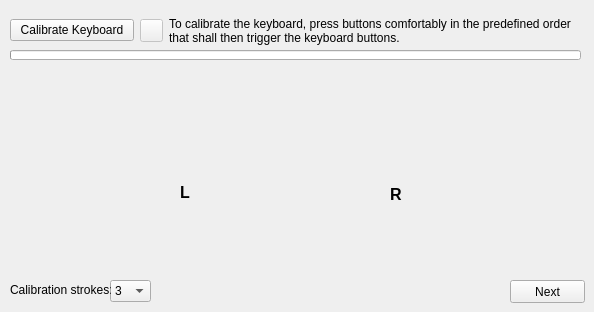
   <widget class="QWidget" name="keyboard">
    <attribute name="title">
     <string>Keyboard</string>
    </attribute>
    <widget class="PlotWidget" name="graphWidget_keyboard" native="true">
     <property name="geometry">
      <rect>
       <x>10</x>
       <y>70</y>
       <width>571</width>
       <height>201</height>
      </rect>
     </property>
    </widget>
    <widget class="QPushButton" name="pushButton_next_keyboard">
     <property name="geometry">
      <rect>
       <x>510</x>
       <y>280</y>
       <width>75</width>
       <height>23</height>
      </rect>
     </property>
     <property name="text">
      <string>Next</string>
     </property>
    </widget>
    <widget class="QWidget" name="horizontalLayoutWidget_3">
     <property name="geometry">
      <rect>
       <x>10</x>
       <y>10</y>
       <width>571</width>
       <height>41</height>
      </rect>
     </property>
     <layout class="QHBoxLayout" name="horizontalLayout_3">
      <item>
       <widget class="QPushButton" name="pushButton_calibrate_keyboard">
        <property name="maximumSize">
         <size>
          <width>151</width>
          <height>16777215</height>
         </size>
        </property>
        <property name="text">
         <string>Calibrate Keyboard</string>
        </property>
       </widget>
      </item>
      <item>
       <widget class="QPushButton" name="pushButton_export_keyboard">
        <property name="enabled">
         <bool>false</bool>
        </property>
        <property name="sizePolicy">
         <sizepolicy hsizetype="Fixed" vsizetype="Fixed">
          <horstretch>0</horstretch>
          <verstretch>0</verstretch>
         </sizepolicy>
        </property>
        <property name="maximumSize">
         <size>
          <width>23</width>
          <height>23</height>
         </size>
        </property>
        <property name="text">
         <string/>
        </property>
        <property name="icon">
         <iconset>
          <normaloff>Export.png</normaloff>Export.png</iconset>
        </property>
       </widget>
      </item>
      <item>
       <widget class="QLabel" name="label_16">
        <property name="sizePolicy">
         <sizepolicy hsizetype="Fixed" vsizetype="Preferred">
          <horstretch>0</horstretch>
          <verstretch>0</verstretch>
         </sizepolicy>
        </property>
        <property name="minimumSize">
         <size>
          <width>412</width>
          <height>0</height>
         </size>
        </property>
        <property name="text">
         <string>To calibrate the keyboard, press buttons comfortably in the predefined order that shall then trigger the keyboard buttons.</string>
        </property>
        <property name="wordWrap">
         <bool>true</bool>
        </property>
       </widget>
      </item>
     </layout>
    </widget>
    <widget class="QComboBox" name="comboBox_keyboard_calibration_stroke">
     <property name="geometry">
      <rect>
       <x>110</x>
       <y>280</y>
       <width>41</width>
       <height>22</height>
      </rect>
     </property>
     <item>
      <property name="text">
       <string>3</string>
      </property>
     </item>
     <item>
      <property name="text">
       <string>5</string>
      </property>
     </item>
     <item>
      <property name="text">
       <string>10</string>
      </property>
     </item>
     <item>
      <property name="text">
       <string>20</string>
      </property>
     </item>
    </widget>
    <widget class="QLabel" name="label_43">
     <property name="geometry">
      <rect>
       <x>10</x>
       <y>280</y>
       <width>101</width>
       <height>20</height>
      </rect>
     </property>
     <property name="text">
      <string>Calibration strokes:</string>
     </property>
    </widget>
    <widget class="QProgressBar" name="progressBar_keyboard">
     <property name="geometry">
      <rect>
       <x>10</x>
       <y>50</y>
       <width>571</width>
       <height>10</height>
      </rect>
     </property>
     <property name="value">
      <number>0</number>
     </property>
     <property name="textVisible">
      <bool>false</bool>
     </property>
    </widget>
    <widget class="QLabel" name="label_finger_marker_rp">
     <property name="enabled">
      <bool>false</bool>
     </property>
     <property name="geometry">
      <rect>
       <x>435</x>
       <y>144</y>
       <width>20</width>
       <height>20</height>
      </rect>
     </property>
     <property name="text">
      <string/>
     </property>
     <property name="pixmap">
      <pixmap>red_dot.png</pixmap>
     </property>
     <property name="scaledContents">
      <bool>true</bool>
     </property>
    </widget>
    <widget class="QLabel" name="label_finger_marker_lp">
     <property name="enabled">
      <bool>false</bool>
     </property>
     <property name="geometry">
      <rect>
       <x>125</x>
       <y>144</y>
       <width>20</width>
       <height>20</height>
      </rect>
     </property>
     <property name="text">
      <string/>
     </property>
     <property name="pixmap">
      <pixmap>red_dot.png</pixmap>
     </property>
     <property name="scaledContents">
      <bool>true</bool>
     </property>
    </widget>
    <widget class="QLabel" name="label_finger_marker_lr">
     <property name="enabled">
      <bool>false</bool>
     </property>
     <property name="geometry">
      <rect>
       <x>150</x>
       <y>118</y>
       <width>20</width>
       <height>20</height>
      </rect>
     </property>
     <property name="text">
      <string/>
     </property>
     <property name="pixmap">
      <pixmap>red_dot.png</pixmap>
     </property>
     <property name="scaledContents">
      <bool>true</bool>
     </property>
    </widget>
    <widget class="QLabel" name="label_finger_marker_rt">
     <property name="enabled">
      <bool>false</bool>
     </property>
     <property name="geometry">
      <rect>
       <x>325</x>
       <y>170</y>
       <width>20</width>
       <height>20</height>
      </rect>
     </property>
     <property name="text">
      <string/>
     </property>
     <property name="pixmap">
      <pixmap>red_dot.png</pixmap>
     </property>
     <property name="scaledContents">
      <bool>true</bool>
     </property>
    </widget>
    <widget class="QLabel" name="label_l">
     <property name="geometry">
      <rect>
       <x>180</x>
       <y>184</y>
       <width>26</width>
       <height>17</height>
      </rect>
     </property>
     <property name="font">
      <font>
       <pointsize>12</pointsize>
       <weight>75</weight>
       <bold>true</bold>
      </font>
     </property>
     <property name="text">
      <string>L</string>
     </property>
    </widget>
    <widget class="QLabel" name="label_hand_r">
     <property name="geometry">
      <rect>
       <x>330</x>
       <y>120</y>
       <width>120</width>
       <height>120</height>
      </rect>
     </property>
     <property name="text">
      <string/>
     </property>
     <property name="pixmap">
      <pixmap>Hand_R.png</pixmap>
     </property>
     <property name="scaledContents">
      <bool>true</bool>
     </property>
    </widget>
    <widget class="QLabel" name="label_finger_marker_rm">
     <property name="enabled">
      <bool>false</bool>
     </property>
     <property name="geometry">
      <rect>
       <x>390</x>
       <y>110</y>
       <width>20</width>
       <height>20</height>
      </rect>
     </property>
     <property name="text">
      <string/>
     </property>
     <property name="pixmap">
      <pixmap>red_dot.png</pixmap>
     </property>
     <property name="scaledContents">
      <bool>true</bool>
     </property>
    </widget>
    <widget class="QLabel" name="label_r">
     <property name="geometry">
      <rect>
       <x>390</x>
       <y>186</y>
       <width>26</width>
       <height>17</height>
      </rect>
     </property>
     <property name="font">
      <font>
       <pointsize>12</pointsize>
       <weight>75</weight>
       <bold>true</bold>
      </font>
     </property>
     <property name="text">
      <string>R</string>
     </property>
    </widget>
    <widget class="QLabel" name="label_finger_marker_lm">
     <property name="enabled">
      <bool>false</bool>
     </property>
     <property name="geometry">
      <rect>
       <x>170</x>
       <y>110</y>
       <width>20</width>
       <height>20</height>
      </rect>
     </property>
     <property name="text">
      <string/>
     </property>
     <property name="pixmap">
      <pixmap>red_dot.png</pixmap>
     </property>
     <property name="scaledContents">
      <bool>true</bool>
     </property>
    </widget>
    <widget class="QLabel" name="label_finger_marker_li">
     <property name="enabled">
      <bool>false</bool>
     </property>
     <property name="geometry">
      <rect>
       <x>200</x>
       <y>116</y>
       <width>20</width>
       <height>20</height>
      </rect>
     </property>
     <property name="text">
      <string/>
     </property>
     <property name="pixmap">
      <pixmap>red_dot.png</pixmap>
     </property>
     <property name="scaledContents">
      <bool>true</bool>
     </property>
    </widget>
    <widget class="QLabel" name="label_finger_marker_lt">
     <property name="enabled">
      <bool>false</bool>
     </property>
     <property name="geometry">
      <rect>
       <x>235</x>
       <y>168</y>
       <width>20</width>
       <height>20</height>
      </rect>
     </property>
     <property name="text">
      <string/>
     </property>
     <property name="pixmap">
      <pixmap>red_dot.png</pixmap>
     </property>
     <property name="scaledContents">
      <bool>true</bool>
     </property>
    </widget>
    <widget class="QLabel" name="label_finger_marker_rr">
     <property name="enabled">
      <bool>false</bool>
     </property>
     <property name="geometry">
      <rect>
       <x>410</x>
       <y>118</y>
       <width>20</width>
       <height>20</height>
      </rect>
     </property>
     <property name="text">
      <string/>
     </property>
     <property name="pixmap">
      <pixmap>red_dot.png</pixmap>
     </property>
     <property name="scaledContents">
      <bool>true</bool>
     </property>
    </widget>
    <widget class="QLabel" name="label_finger_marker_ri">
     <property name="enabled">
      <bool>false</bool>
     </property>
     <property name="geometry">
      <rect>
       <x>360</x>
       <y>118</y>
       <width>20</width>
       <height>20</height>
      </rect>
     </property>
     <property name="text">
      <string/>
     </property>
     <property name="pixmap">
      <pixmap>red_dot.png</pixmap>
     </property>
     <property name="scaledContents">
      <bool>true</bool>
     </property>
    </widget>
    <widget class="QLabel" name="label_hand_l">
     <property name="geometry">
      <rect>
       <x>130</x>
       <y>120</y>
       <width>120</width>
       <height>120</height>
      </rect>
     </property>
     <property name="text">
      <string/>
     </property>
     <property name="pixmap">
      <pixmap>Hand_L.png</pixmap>
     </property>
     <property name="scaledContents">
      <bool>true</bool>
     </property>
    </widget>
    <zorder>graphWidget_keyboard</zorder>
    <zorder>pushButton_next_keyboard</zorder>
    <zorder>horizontalLayoutWidget_3</zorder>
    <zorder>comboBox_keyboard_calibration_stroke</zorder>
    <zorder>label_43</zorder>
    <zorder>progressBar_keyboard</zorder>
    <zorder>label_finger_marker_rp</zorder>
    <zorder>label_finger_marker_lp</zorder>
    <zorder>label_finger_marker_lr</zorder>
    <zorder>label_finger_marker_rt</zorder>
    <zorder>label_finger_marker_rm</zorder>
    <zorder>label_finger_marker_lm</zorder>
    <zorder>label_finger_marker_li</zorder>
    <zorder>label_finger_marker_lt</zorder>
    <zorder>label_finger_marker_rr</zorder>
    <zorder>label_finger_marker_ri</zorder>
    <zorder>label_hand_l</zorder>
    <zorder>label_l</zorder>
    <zorder>label_hand_r</zorder>
    <zorder>label_r</zorder>
   </widget>
